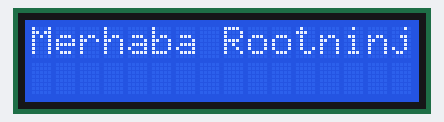
Bench run of a sketch on a simulated Arduino Uno, built with avr-gcc and run on an emulated ATmega328P. Parts: 16×2 character LCD.

Above: at 0.1 s.

The sketch:

lcd_ekran.ino
```cpp
#include <LiquidCrystal_I2C.h>

LiquidCrystal_I2C lcd(0x27, 16, 2);

void setup() {
  lcd.init();
  lcd.backlight();
}

void loop() {
  lcd.setCursor(0, 0);
  lcd.print("Merhaba Rootninjaa");
  lcd.setCursor(0, 1);
  delay(2000);

  lcd.clear();
}
```
